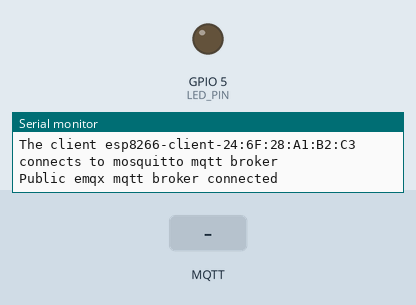
This sketch was run on a simulated ESP8266 (NodeMCU). On the bench: output pins drawn as LEDs (lit = HIGH), the last lines printed to the serial monitor. Inputs (shaded band) come from the test bench. WiFi joins after 1.5 s; servers stay silent unless stated; no MQTT or app messages arrive unless stated.

Above: at 3.2 s.
3.3 s: MQTT message "on" arrives on the first subscribed topic
At 3.8 s:
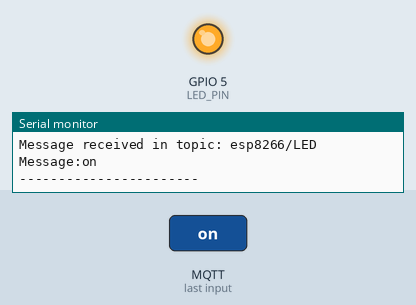
6.3 s: MQTT message "off" arrives on the first subscribed topic
At 7.3 s:
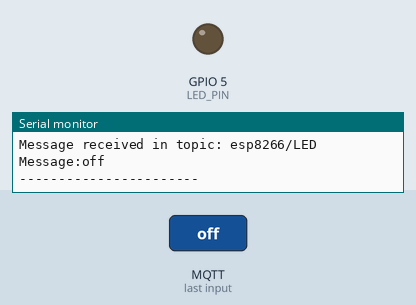
Timing chart, 0 to 9.3 s (numbered marks = the images above; inputs shaded):
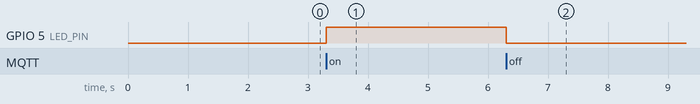

Measured:
- after the input at 3.3 s, GPIO 5 (LED_PIN): LOW → HIGH at once
- after the input at 6.3 s, GPIO 5 (LED_PIN): HIGH → LOW at once

The sketch:

MQTT_LED.ino
```cpp
// What this program does is subscribe to the esp8266/LED topic so
// that it can read and perform an action based off the message
// recieved

#include <ESP8266WiFi.h>
#include <PubSubClient.h>

#define LED_PIN 5

// WIFI
const char *ssid = "WorkNet";
const char *password = "itsagoodquestion";
//const char *ssid = "NETGEAR32";
//const char *password = "sweetocean572";

// MQTT Broker
const char *mqtt_broker = "192.168.2.117"; // (ip address in office)
//const char *mqtt_broker = "10.0.0.16";
const int mqtt_port = 1883;

// Initialises our WIFI and MQTT Client objects
WiFiClient espClient;
PubSubClient client(espClient);

void callback(char* topic, byte* payload, unsigned int length)
{
  Serial.print("Message received in topic: ");
  Serial.println(topic);
  Serial.print("Message:");
  String message;
  for (int i = 0; i < length; i++)
  {
    message = message + (char)payload[i];
  }
  Serial.print(message);
  if (message == "on")
  {
    digitalWrite(LED_PIN, HIGH);
  }
  else if (message == "off")
  {
    digitalWrite(LED_PIN, LOW);
  }
  Serial.println();
  Serial.println("-----------------------");
}

void setup() {
  pinMode(LED_PIN, OUTPUT);

  Serial.begin(115200); // Set Serial baud to 115200

  // Connecting to WIFI network
  WiFi.begin(ssid,password);
  while (WiFi.status() != WL_CONNECTED) {
    delay(2000);
    Serial.print("Attempting to connect to ");
    Serial.println(ssid);
    Serial.println("");
  }

  Serial.print("Successfully connected to ");
  Serial.println(ssid);

  // Connecting to MQTT broker
  client.setServer(mqtt_broker, mqtt_port);
  client.setCallback(callback);

  while (!client.connected()) {
    String client_id = "esp8266-client-";
    client_id += String(WiFi.macAddress());

    Serial.printf("The client %s connects to mosquitto mqtt broker\n", client_id.c_str());

    if (client.connect(client_id.c_str())) {
      Serial.println("Public emqx mqtt broker connected");
    } else {
      Serial.print("failed with state ");
      Serial.print(client.state());
      Serial.println(" ");
      delay(2000);
    }
  }
  client.subscribe("esp8266/LED");
}

void loop() {
  client.loop();
}
```
